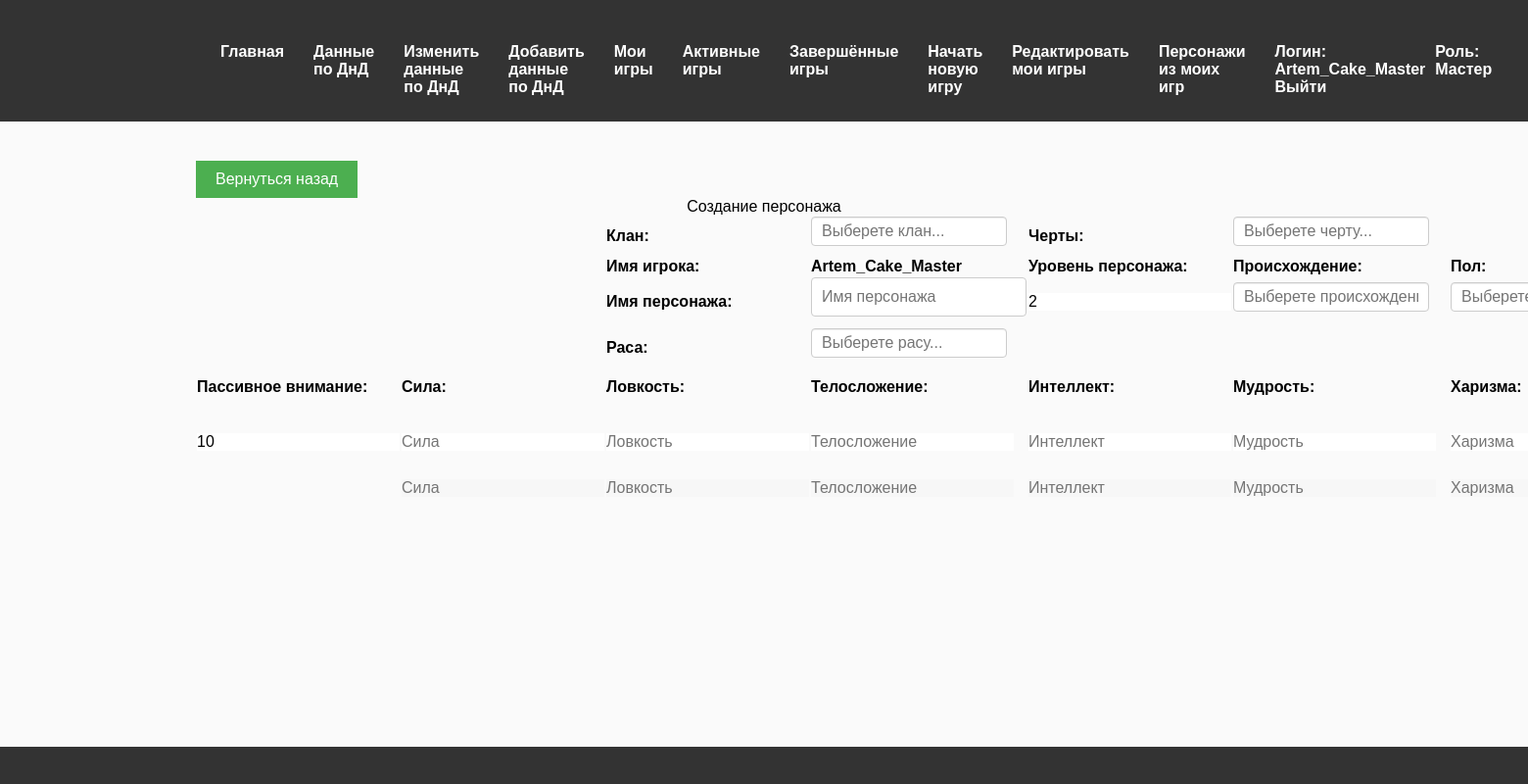
The app's page /CreatePersonage (signed in) with its own data.
### functions/Classes.py (models this page shows)
class Role(db.Model, RoleMixin):
    __tablename__ = 'Role'
    id       = db.Column(db.Integer(), primary_key=True)
    RoleName = db.Column(db.String(80), unique=True)
    name     = db.Column(db.String(80), unique=True)
    NameUser = db.Column(db.String(80), unique=True)

class User(db.Model, UserMixin):
    __tablename__ = 'User'
    id          = db.Column(db.Integer, autoincrement=True, primary_key=True)
    login       = db.Column(db.String, unique=True)
    password    = db.Column(db.String(255), nullable=False, server_default='')
    active      = db.Column(db.Boolean())
    roles       = db.relationship('Role'  , secondary=Roles_Users
                                                , backref=db.backref("roled", cascade='all,delete',single_parent=True, passive_deletes=True)
                                                , cascade='all,delete'      , single_parent=True)

class Characteristices(db.Model):
    __tablename__ = 'Characteristices'
    id                   = db.Column(db.Integer, primary_key=True)
    Name                 = db.Column(db.String(300), nullable=False, unique=True)
    Discription          = db.Column(db.Text, nullable=True)
    imageName = db.Column(db.String(300), nullable=True)
    image = db.Column(db.LargeBinary, nullable=True)
    Skill                = db.relationship('Skills'        , secondary=Characteristices_Skills
                                           , backref=db.backref("CharacteristicesSkills", cascade='all,delete', single_parent=True, passive_deletes=True)
                                           , cascade='all,delete', single_parent=True)

### app.py (the view)
@roles_accepted('Gamer')
@app.route("/CreatePersonage", methods=['GET', 'POST'])
def CreatePersonage():
    ActiveMagicalItems = MagicalItems.query.all()
    ActiveAromr = Armors.query.all()
    TypeMagic = TypesMagic.query.all()
    Spell = Spells.query.all()
    PossessionArmor = ArmorTypes.query.all()
    Weapoon = Weapoons.query.all()
    ToolOwnership = Tools.query.all()
    DamageType = DamageTypes.query.all()
    Skill = Skills.query.all()
    Language = Languages.query.all()
    Effect = Effects.query.all()
    Abilitie = Abilities.query.all()
    Characteristic = Characteristices.query.all()
    Class = Classes.query.all()
    Archetype = Archetypes.query.all()
    Background = Backgrounds.query.all()
    Race = Races.query.all()
    Atribute = Atributes.query.all()
    Clan = Clans.query.all()
    if current_user.is_authenticated:
        user = current_user
    else:
        user = []
    if request.method == 'POST':
        requestForm = request.form
        requestFiles = request.files
        return render_template("Index.html")
    else:
        return render_template("CreatePersonage.html", ActiveMagicalItems=ActiveMagicalItems, ActiveAromrs=ActiveAromr
                               , ActiveWeapoons=Weapoon, TypesMagic=TypeMagic,
                               SpellcastingCharacteristicses=Characteristic
                               , Spells=Spell, PossessionArmor=PossessionArmor, GunOwnership=Weapoon,
                               ToolOwnership=ToolOwnership
                               , DamageResistance=DamageType, DamageImmunity=DamageType, Skills=Skill,
                               Languages=Language
                               , EffectsResistance=Effect, Effects=Effect, Abilities=Abilitie,
                               Characteristices=Characteristic
                               , Archetypes=Archetype, Classes=Class, Backgrounds=Background, Races=Race, user=user,
                               Atributes=Atribute, Clans=Clan, show_back_button=True)

### templates/CreatePersonage.html (shortened to what this page needs)
{% extends "base.html" %}
{% block content %}
{% if show_back_button %}
<button id="back-button">Вернуться назад</button>
{% endif %}
<h1>Создание персонажа</h1>
<Form method="POST" id="CreateForm" class="CreatePersonageForm" action="CreatePersonage" enctype="multipart/form-data">
	<table>
		<tr>
			<th></th>
			<th></th>
            <th>
                Клан:
            </th>
            <th>
                <div class="dropdown multiple-select" data-type="multiple" data-fixed="false">
                    <input type="text" class="texts-input" id="ClanPrint" placeholder="Выберете клан..." readonly
                           style="width: 200px;"/>
                </div>
            </th>
            <th>
                Черты:
            </th>
            <th>
                <div class="dropdown multiple-select" data-type="multiple" data-fixed="false">
                    <input type="text" class="texts-input" id="AtributesPrint"
                           placeholder="Выберете черту..." readonly style="width: 200px;"/>
                </div>
            </th>
			<th></th>
		</tr>
		<tr>
			<th></th>
			<th></th>
            <th>
                Имя игрока:
            </th>
            <th>
                {{ user.login }}
            </th>
            <th>
                Уровень персонажа:
            </th>
            <th>
                Происхождение:
            </th>
            <th>
                Пол:
            </th>
        </tr>
        <tr>
			<th></th>
            <th></th>
            <th>
                Имя персонажа:
            </th>
            <th>
                <input type="text" name="Name" id="Name" placeholder="Имя персонажа"/>
            </th>
            <th>
                <input type="number" name="LevelPersonages" id="LevelPersonages" placeholder="Уровень персонажа"
                       value="2"/>
            </th>
            <th>
                <div class="dropdown single-select" data-type="single" data-fixed="false">
                    <input type="text" class="texts-input" id="BackgroundPrint"
                           placeholder="Выберете происхождение..." readonly style="width: 200px;"/>
                </div>
            </th>
            <th>
                <div class="dropdown single-select" data-type="single" data-fixed="false">
                    <input type="text" class="texts-input" id="GenderPrint"
                           placeholder="Выберете пол..." readonly style="width: 200px;"/>
                </div>
            </th>
        </tr>
        <tr>
			<th></th>
			<th></th>
            <th>
                Раса:
            </th>
            <th>
                <div class="dropdown single-select" data-type="single" data-fixed="false">
                    <input type="text" class="texts-input" id="RacePrint"
                           placeholder="Выберете расу..." readonly style="width: 200px;"/>
                </div>
            </th>
            <th></th>
            <th></th>
			<th></th>
		</tr>
        <tr>
            <th>
                Пассивное внимание:
            </th>
            {% for Characteristic in Characteristices %}
            <th>
                <div>
                    <span class="Characteristics" data-param-id="{{ Characteristic.id }}">
                        {{ Characteristic.Name }}:
                    </span>
                </div>
            </th>
            {% endfor %}
        </tr>
        <tr>
            <th>
                <input type="number" name="PassivAttention" id="PassivAttention" placeholder="Пассивное внимание..."
                       value="{{ 10 +  0 }}"/>
            </th>
            {% for Characteristic in Characteristices %}
            <th>
                <div class="CharacteristicsValue">
                    <input type="number" name="CharacteristicsValue" placeholder="{{ Characteristic.Name }}" value="">
                </div>
            </th>
            {% endfor %}
		</tr>
        <tr>
            <th>
            </th>
            {% for Characteristic in Characteristices %}
            <th>
                <div class="CharacteristicsModificator">
                    <input type="number" name="CharacteristicsModificator" placeholder="{{ Characteristic.Name }}"
                           value="" disabled>
                </div>
            </th>
            {% endfor %}
        </tr>
	</table>
</Form>
{% endblock %}

### templates/Menu.html (shortened to what this page needs)
﻿<div class="container nav-menu" bis_skin_checked="1">
    <ul class="menu-list">
        <li class="nav-item"><a href="{{ url_for('Index') }}">Главная</a></li>
        {% if current_user.is_authenticated %}
        <li class="nav-item"><a href="{{ url_for('VeiwMaterial') }}">Данные по ДнД</a></li>
        {% for role in current_user.roles %}{% if (role.name == 'Admin') or (role.name == 'Master') %}
        <li class="nav-item"><a href="{{ url_for('EditMaterial') }}">Изменить данные по ДнД</a></li>
        <li class="nav-item"><a href="{{ url_for('CreateMaterial') }}">Добавить данные по ДнД</a></li>
        {% endif %}
        <li class="nav-item"><a href="{{ url_for('VeiwMyGames') }}">Мои игры</a></li>
        <li class="nav-item"><a href="{{ url_for('ActiveGames') }}">Активные игры</a></li>
        <li class="nav-item"><a href="{{ url_for('CloseGames') }}">Завершённые игры</a></li>
        {% if (role.name == 'Master') %}
        <li class="nav-item"><a href="{{ url_for('CreateNewGames') }}">Начать новую игру</a></li>
        <li class="nav-item"><a href="{{ url_for('EditMyGames') }}">Редактировать мои игры</a></li>
        <li class="nav-item"><a href="{{ url_for('PersonagesMyGames') }}">Персонажи из моих игр</a></li>
        {% endif %}{% endfor %}{% endif %}
        <li class="nav-item login">
            <ul class="submenu">
                <li>{% if current_user.is_authenticated %}
                    <a href="#"><b>Логин:</b> {{current_user.login}}</a>
                    {% endif %}
                </li>
                <li>{% if current_user.is_authenticated %}
                    {% for role in current_user.roles %}
                    <a href="#"><b>Роль:</b> {{ role.NameUser }}</a>
                    {% endfor %}
                    {% endif %}
                </li>
            </ul>
            {% if current_user.is_authenticated %}
            <a href="/Logout">Выйти</a>
            {% else %}
            <a href="LoginUsers#login" id="login-link" class="btn btn-primary">Войти</a>
            {% endif %}
        </li>
    </ul>
</div>

### static/css/forms.css (style rules this page uses)
h1 { text-align: center; margin-bottom: 20px; }
input[type="text"], input[type="password"] { width: 100%; padding: 10px; margin-bottom: 10px; border: 1px solid #ccc; border-radius: 4px; }

### static/css/interactive-components.css (style rules this page uses)
.dropdown { position: relative; display: inline-block; vertical-align: top; margin-right: 20px; }
.dropdown .texts-input { position: relative; width: 200px; height: 30px; line-height: 30px; vertical-align: middle; cursor: pointer; color: black; font-size: inherit; outline: none; border-radius: 4px; box-shadow: inset 0 1px 1px rgba(0, 0, 0, 0.075); transition: all 0.3s ease-in-out; overflow: hidden; white-space: nowrap; }

### static/css/links_and_buttons.css (style rules this page uses)
a { text-decoration: underline; color: blue; cursor: pointer; }
button { padding: 10px 20px; background-color: #007bff; color: white; border: none; cursor: pointer; font-size: 16px; }
#back-button { margin-top: 20px; padding: 10px 20px; background-color: #4CAF50; color: white; border: none; cursor: pointer; }

### static/css/media-queries.css (style rules this page uses)
@media screen and (min-width: 1200px) { body { font-size: 16px; } }
@media screen and (min-width: 1200px) { button { padding: 12px 24px; } }
@media screen and (min-width: 1200px) { h1 { font-size: 32px; } }

### static/css/structure.css (style rules this page uses)
html, body { height: 100%; margin: 0; padding: 0; }
body { display: grid; grid-template-rows: auto 1fr auto; min-height: 100vh; }
.container { width: 100%; max-width: 1200px; margin: 0 auto; padding: 0 15px; }
.nav-menu ul.menu-list { list-style-type: none; display: flex; justify-content: space-between; background-color: #333; padding: 0; margin: 0; }
.nav-menu ul.menu-list li.nav-item { display: inline-block; padding: 10px 15px; }
.nav-menu ul.menu-list li.nav-item a { color: white; text-decoration: none; font-weight: bold; }
.login ul.submenu { list-style-type: none; display: flex; gap: 10px; align-items: center; }
.login ul.submenu li { padding: 0; }
.login ul.submenu li a { color: white; text-decoration: none; }

### records on screen
Role: NameUser "Мастер"
User: login "Artem_Cake_Master"
Characteristices: Name "Сила", CharacteristicsValue "Сила", CharacteristicsModificator "Сила"
Characteristices: Name "Ловкость", CharacteristicsValue "Ловкость", CharacteristicsModificator "Ловкость"
Characteristices: Name "Телосложение", CharacteristicsValue "Телосложение", CharacteristicsModificator "Телосложение"
Characteristices: Name "Интеллект", CharacteristicsValue "Интеллект", CharacteristicsModificator "Интеллект"
Characteristices: Name "Мудрость", CharacteristicsValue "Мудрость", CharacteristicsModificator "Мудрость"
Characteristices: Name "Харизма", CharacteristicsValue "Харизма", CharacteristicsModificator "Харизма"
